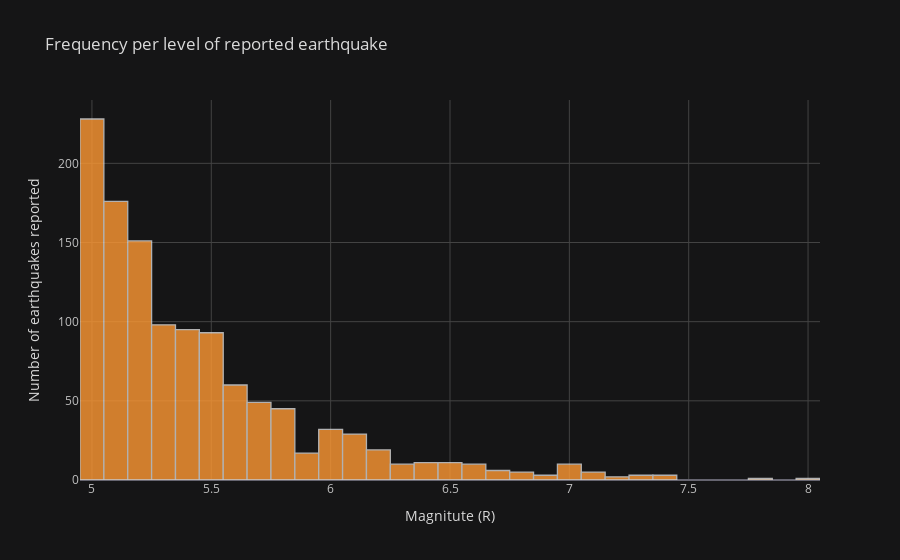

The notebook cell this image was saved under:
### Code cell
data_0['Magnitude(R)'].iplot(kind = 'histogram', theme = 'solar', 
                             title = 'Frequency per level of reported earthquake', 
                             xTitle = 'Magnitute (R)', 
                             yTitle = "Number of earthquakes reported")

### Figure 1 — Plotly figure (JSON) as saved in the notebook; plotly's stock layout.template omitted (floating-point values rounded to 4 significant figures; data arrays with more than 128 entries replaced by an {"elided": "..."} marker saying what was removed)
{"data": [{"histfunc": "count", "histnorm": "", "marker": {"color": "rgba(255, 153, 51, 1.0)", "line": {"color": "#D9D9D9", "width": 1.3}}, "name": "Magnitude(R)", "opacity": 0.8, "orientation": "v", "x": {"elided": "1173 float values"}, "type": "histogram"}], "layout": {"barmode": "overlay", "legend": {"bgcolor": "#151516", "font": {"color": "#D9D9D9"}}, "paper_bgcolor": "#151516", "plot_bgcolor": "#151516", "title": {"font": {"color": "#D9D9D9"}, "text": "Frequency per level of reported earthquake"}, "xaxis": {"gridcolor": "#434343", "showgrid": true, "tickfont": {"color": "#C2C2C2"}, "title": {"font": {"color": "#D9D9D9"}, "text": "Magnitute (R)"}, "zerolinecolor": "#666570", "type": "linear", "range": [4.95, 8.05], "autorange": true}, "yaxis": {"gridcolor": "#434343", "showgrid": true, "tickfont": {"color": "#C2C2C2"}, "title": {"font": {"color": "#D9D9D9"}, "text": "Number of earthquakes reported"}, "zerolinecolor": "#666570", "range": [0, 240], "autorange": true}, "autosize": true}}
